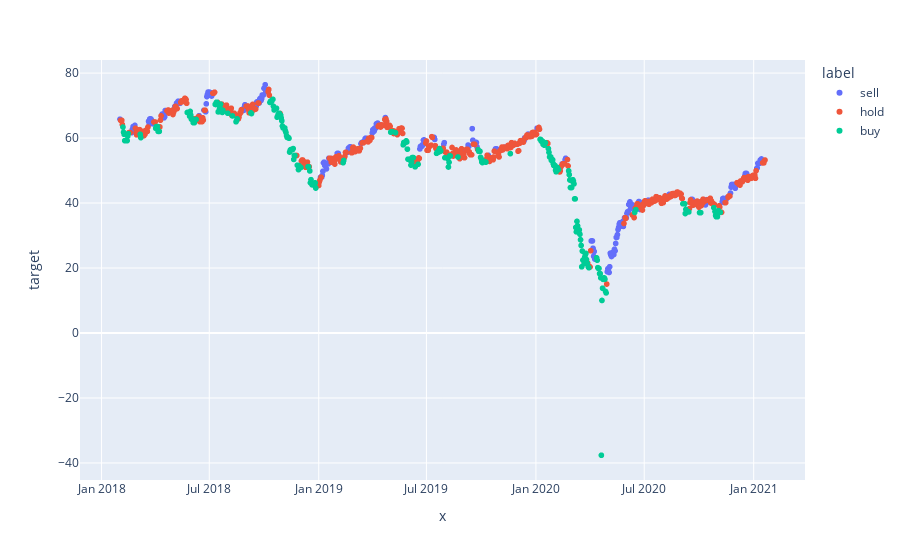

Notebook cell for this chart:
### Code cell
import plotly.express as px

fig = px.scatter(df.dropna(), x=df.dropna().index, y="target", color='label')
fig.show()

### Figure 1 — Plotly figure (JSON) as saved in the notebook; plotly's stock layout.template omitted (floating-point values rounded to 4 significant figures; data arrays with more than 128 entries replaced by an {"elided": "..."} marker saying what was removed)
{"data": [{"hovertemplate": "label=sell<br>x=%{x}<br>target=%{y}<extra></extra>", "legendgroup": "sell", "marker": {"color": "#636efa", "symbol": "circle"}, "mode": "markers", "name": "sell", "showlegend": true, "type": "scattergl", "x": {"elided": "271 str values"}, "xaxis": "x", "y": {"elided": "271 float values"}, "yaxis": "y"}, {"hovertemplate": "label=hold<br>x=%{x}<br>target=%{y}<extra></extra>", "legendgroup": "hold", "marker": {"color": "#EF553B", "symbol": "circle"}, "mode": "markers", "name": "hold", "showlegend": true, "type": "scattergl", "x": {"elided": "541 str values"}, "xaxis": "x", "y": {"elided": "541 float values"}, "yaxis": "y"}, {"hovertemplate": "label=buy<br>x=%{x}<br>target=%{y}<extra></extra>", "legendgroup": "buy", "marker": {"color": "#00cc96", "symbol": "circle"}, "mode": "markers", "name": "buy", "showlegend": true, "type": "scattergl", "x": {"elided": "273 str values"}, "xaxis": "x", "y": {"elided": "273 float values"}, "yaxis": "y"}], "layout": {"autosize": true, "legend": {"title": {"text": "label"}, "tracegroupgap": 0}, "margin": {"t": 60}, "xaxis": {"anchor": "y", "autorange": true, "domain": [0, 1], "range": ["2017-11-29 16:23:40.7605", "2021-03-24 07:36:19.2395"], "title": {"text": "x"}, "type": "date"}, "yaxis": {"anchor": "x", "autorange": true, "domain": [0, 1], "range": [-45.72, 84.5], "title": {"text": "target"}, "type": "linear"}}}
